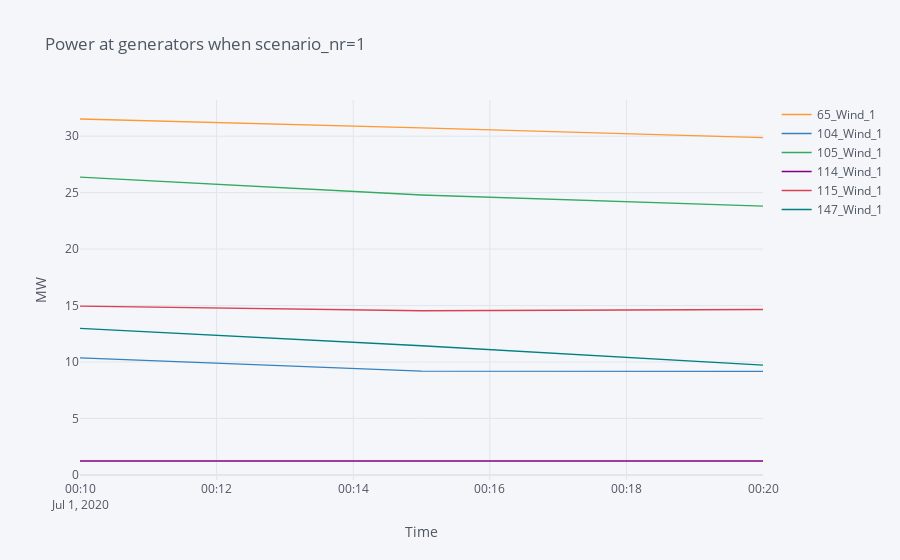

Notebook source saved alongside this figure:
### Code cell
# power at generators
# choose sim_timestamp and scenario nr for which to plot power at generators
sim_timestamp = sim_timestamps[0]
scenario_nr = 1

# all needed period timestamps: t0,t1,...
timestamps = pd.date_range(
    start=sim_timestamp - pd.Timedelta("5min"), periods=n_periods + 1, freq="5min"
)

plot_df = all_scenarios_df.loc[(sim_timestamp, 1)]
plot_df.loc[timestamps[0]] = grid.actuals.loc[timestamps[0]]
plot_df.sort_index(inplace=True)

# plot_df.iplot()
# plot_df.iplot(xTitle="Time", yTitle="MW", title="scenario_nr={}".format(scenario_nr), asImage=True,)
plot_df.iplot(
    xTitle="Time",
    yTitle="MW",
    title="Power at generators when scenario_nr={}".format(scenario_nr),
)

### Figure 1 — Plotly figure (JSON) as saved in the notebook; plotly's stock layout.template omitted (floating-point values rounded to 4 significant figures)
{"data": [{"line": {"color": "rgba(255, 153, 51, 1.0)", "dash": "solid", "shape": "linear", "width": 1.3}, "mode": "lines", "name": "65_Wind_1", "text": "", "type": "scatter", "x": ["2020-07-01 00:10:00+00:00", "2020-07-01 00:15:00+00:00", "2020-07-01 00:20:00+00:00"], "y": [31.52, 30.73, 29.87]}, {"line": {"color": "rgba(55, 128, 191, 1.0)", "dash": "solid", "shape": "linear", "width": 1.3}, "mode": "lines", "name": "104_Wind_1", "text": "", "type": "scatter", "x": ["2020-07-01 00:10:00+00:00", "2020-07-01 00:15:00+00:00", "2020-07-01 00:20:00+00:00"], "y": [10.37, 9.197, 9.175]}, {"line": {"color": "rgba(50, 171, 96, 1.0)", "dash": "solid", "shape": "linear", "width": 1.3}, "mode": "lines", "name": "105_Wind_1", "text": "", "type": "scatter", "x": ["2020-07-01 00:10:00+00:00", "2020-07-01 00:15:00+00:00", "2020-07-01 00:20:00+00:00"], "y": [26.36, 24.79, 23.8]}, {"line": {"color": "rgba(128, 0, 128, 1.0)", "dash": "solid", "shape": "linear", "width": 1.3}, "mode": "lines", "name": "114_Wind_1", "text": "", "type": "scatter", "x": ["2020-07-01 00:10:00+00:00", "2020-07-01 00:15:00+00:00", "2020-07-01 00:20:00+00:00"], "y": [1.23, 1.23, 1.23]}, {"line": {"color": "rgba(219, 64, 82, 1.0)", "dash": "solid", "shape": "linear", "width": 1.3}, "mode": "lines", "name": "115_Wind_1", "text": "", "type": "scatter", "x": ["2020-07-01 00:10:00+00:00", "2020-07-01 00:15:00+00:00", "2020-07-01 00:20:00+00:00"], "y": [14.95, 14.54, 14.65]}, {"line": {"color": "rgba(0, 128, 128, 1.0)", "dash": "solid", "shape": "linear", "width": 1.3}, "mode": "lines", "name": "147_Wind_1", "text": "", "type": "scatter", "x": ["2020-07-01 00:10:00+00:00", "2020-07-01 00:15:00+00:00", "2020-07-01 00:20:00+00:00"], "y": [12.98, 11.44, 9.721]}], "layout": {"legend": {"bgcolor": "#F5F6F9", "font": {"color": "#4D5663"}}, "paper_bgcolor": "#F5F6F9", "plot_bgcolor": "#F5F6F9", "title": {"font": {"color": "#4D5663"}, "text": "Power at generators when scenario_nr=1"}, "xaxis": {"gridcolor": "#E1E5ED", "showgrid": true, "tickfont": {"color": "#4D5663"}, "title": {"font": {"color": "#4D5663"}, "text": "Time"}, "zerolinecolor": "#E1E5ED"}, "yaxis": {"gridcolor": "#E1E5ED", "showgrid": true, "tickfont": {"color": "#4D5663"}, "title": {"font": {"color": "#4D5663"}, "text": "MW"}, "zerolinecolor": "#E1E5ED"}}}
